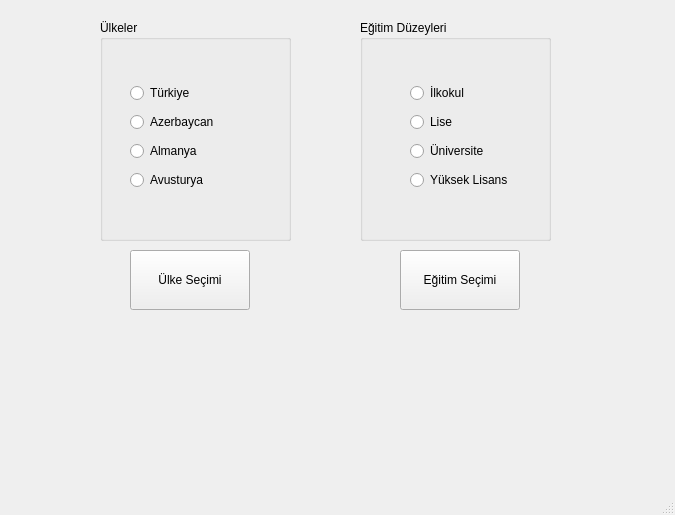
<?xml version="1.0" encoding="UTF-8"?>
<ui version="4.0">
 <class>MainWindow</class>
 <widget class="QMainWindow" name="MainWindow">
  <property name="geometry">
   <rect>
    <x>0</x>
    <y>0</y>
    <width>675</width>
    <height>515</height>
   </rect>
  </property>
  <property name="windowTitle">
   <string>MainWindow</string>
  </property>
  <widget class="QWidget" name="centralwidget">
   <widget class="QLabel" name="lbl_ulke">
    <property name="geometry">
     <rect>
      <x>100</x>
      <y>340</y>
      <width>181</width>
      <height>101</height>
     </rect>
    </property>
    <property name="text">
     <string/>
    </property>
   </widget>
   <widget class="QLabel" name="lbl_egitim">
    <property name="geometry">
     <rect>
      <x>360</x>
      <y>340</y>
      <width>181</width>
      <height>101</height>
     </rect>
    </property>
    <property name="text">
     <string/>
    </property>
   </widget>
   <widget class="QPushButton" name="btn_ulke">
    <property name="geometry">
     <rect>
      <x>130</x>
      <y>250</y>
      <width>120</width>
      <height>60</height>
     </rect>
    </property>
    <property name="text">
     <string>Ülke Seçimi</string>
    </property>
   </widget>
   <widget class="QPushButton" name="btn_egitim">
    <property name="geometry">
     <rect>
      <x>400</x>
      <y>250</y>
      <width>120</width>
      <height>60</height>
     </rect>
    </property>
    <property name="text">
     <string>Eğitim Seçimi</string>
    </property>
   </widget>
   <widget class="QGroupBox" name="group_ulkeler">
    <property name="geometry">
     <rect>
      <x>100</x>
      <y>20</y>
      <width>191</width>
      <height>221</height>
     </rect>
    </property>
    <property name="title">
     <string>Ülkeler</string>
    </property>
    <widget class="QWidget" name="gridLayoutWidget">
     <property name="geometry">
      <rect>
       <x>30</x>
       <y>60</y>
       <width>131</width>
       <height>116</height>
      </rect>
     </property>
     <layout class="QGridLayout" name="grid_ulkeler">
      <item row="0" column="0">
       <widget class="QRadioButton" name="radio_tr">
        <property name="text">
         <string>Türkiye</string>
        </property>
       </widget>
      </item>
      <item row="2" column="0">
       <widget class="QRadioButton" name="radio_deu">
        <property name="text">
         <string>Almanya</string>
        </property>
       </widget>
      </item>
      <item row="1" column="0">
       <widget class="QRadioButton" name="radio_az">
        <property name="text">
         <string>Azerbaycan</string>
        </property>
       </widget>
      </item>
      <item row="3" column="0">
       <widget class="QRadioButton" name="radio_au">
        <property name="text">
         <string>Avusturya</string>
        </property>
       </widget>
      </item>
     </layout>
    </widget>
   </widget>
   <widget class="QGroupBox" name="group_egitimler">
    <property name="geometry">
     <rect>
      <x>360</x>
      <y>20</y>
      <width>191</width>
      <height>221</height>
     </rect>
    </property>
    <property name="title">
     <string>Eğitim Düzeyleri</string>
    </property>
    <widget class="QWidget" name="layoutWidget">
     <property name="geometry">
      <rect>
       <x>50</x>
       <y>60</y>
       <width>106</width>
       <height>116</height>
      </rect>
     </property>
     <layout class="QGridLayout" name="grid_egitim">
      <item row="0" column="0">
       <widget class="QRadioButton" name="radio_ilk">
        <property name="text">
         <string>İlkokul</string>
        </property>
       </widget>
      </item>
      <item row="1" column="0">
       <widget class="QRadioButton" name="radio_lise">
        <property name="text">
         <string>Lise</string>
        </property>
       </widget>
      </item>
      <item row="2" column="0">
       <widget class="QRadioButton" name="radio_uni">
        <property name="text">
         <string>Üniversite</string>
        </property>
       </widget>
      </item>
      <item row="3" column="0">
       <widget class="QRadioButton" name="radio_yl">
        <property name="text">
         <string>Yüksek Lisans</string>
        </property>
       </widget>
      </item>
     </layout>
    </widget>
   </widget>
  </widget>
  <widget class="QMenuBar" name="menubar">
   <property name="geometry">
    <rect>
     <x>0</x>
     <y>0</y>
     <width>675</width>
     <height>33</height>
    </rect>
   </property>
  </widget>
  <widget class="QStatusBar" name="statusbar"/>
 </widget>
 <resources/>
 <connections/>
</ui>
